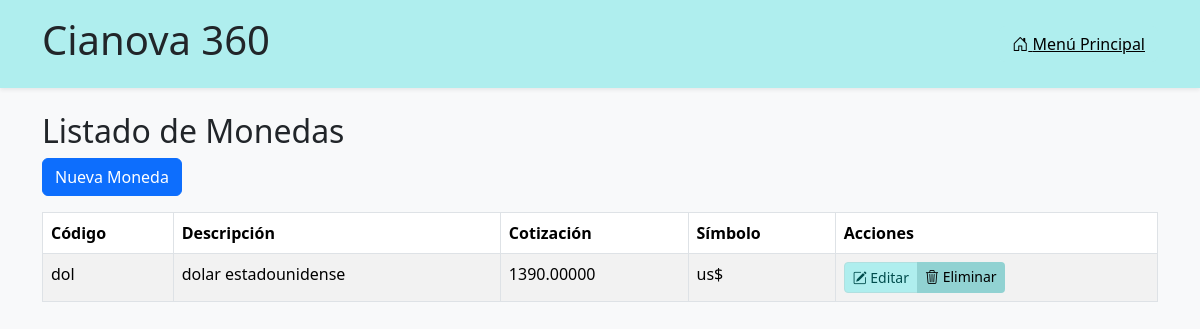
The page /monedas/ on the database its author committed.
### monedas/models.py (models this page shows, shortened)
class Moneda(models.Model):
    codmoneda = models.CharField(max_length=3, primary_key=True)
    descrip = models.CharField(max_length=30)
    cotiz = models.DecimalField(max_digits=15, decimal_places=5)
    signoc = models.CharField(max_length=3)

### monedas/views.py (the view)
# urls.py: path("", views.listado_monedas, name="listar_monedas"),
def listado_monedas(request):
    monedas = Moneda.objects.all().order_by("codmoneda")
    return render(request, "monedas/listado.html", {
        "monedas": monedas,
        "titulo": "Listado de Monedas",
    })

### monedas/templates/monedas/listado.html (shortened to what this page needs)
{% extends "base.html" %}
{% load static %}
{% block content %}
<h2>{{ titulo }}</h2>
<a href="{% url 'alta_moneda' %}" class="btn btn-primary mb-3">
   Nueva Moneda
</a>
<table class="table table-striped table-bordered">
  <thead class="table-header-cianova">
    <tr>
      <th>Código</th>
      <th>Descripción</th>
      <th>Cotización</th>
      <th>Símbolo</th>
      <th>Acciones</th>
    </tr>
  </thead>
  <tbody>
    {% for moneda in monedas %}
    <tr>
      <td>{{ moneda.codmoneda }}</td>
      <td>{{ moneda.descrip }}</td>
      <td>{{ moneda.cotiz }}</td>
      <td>{{ moneda.signoc }}</td>
	  <td>
      <div class="btn-group" role="group">
        <a href="{% url 'editar_moneda' moneda.codmoneda %}" class="btn btn-sm btn-institucional">
		  <i class="bi bi-pencil-square"></i> Editar
        </a>
        <a href="{% url 'eliminar_moneda' moneda.codmoneda %}"
			class="btn btn-sm btn-institucional-danger"
			onclick="return confirm('¿Está seguro que desea eliminar la moneda {{ moneda.descrip }}?');">
			<i class="bi bi-trash3"></i> Eliminar
		</a>
		</div>
    </td>
	</tr>
    {% empty %}
    <tr>
      <td colspan="5">No hay monedas registradas.</td>
    </tr>
    {% endfor %}
  </tbody>
</table>
{% endblock %}

### articulos/static/articulos/css/styles.css (style rules this page uses)
body, input, button, label, textarea, select { font-family: 'Segoe UI', Inter, Helvetica, sans-serif !important; }
:root { --color-marca: rgb(175, 238, 238); --color-marca-hover: rgb(150, 220, 220); --color-cancelar: rgb(120, 180, 180); --color-cancelar-hover: rgb(100, 160, 160); --color-eliminar: rgb(100, 140, 140); --color-eliminar-hover: rgb(80, 120, 120); }
body { background-color: #f8f9fa; color: #212529; margin: 0; padding: 0; }
.btn-institucional { background-color: rgb(175, 238, 238); color: #000; border: none; font-weight: 500; }
.btn-institucional-danger { background-color: rgb(145, 210, 210); color: #000; border: none; }
.btn-institucional { background-color: rgb(175, 238, 238); color: #004d4d; border: 1px solid #b0e0e0; }

### rows shown on the page
Moneda: codmoneda "dol", descrip "dolar estadounidense", cotiz "1390.00000", signoc "us$"

### other values the page prints
{{ titulo }} "Listado de Monedas"
